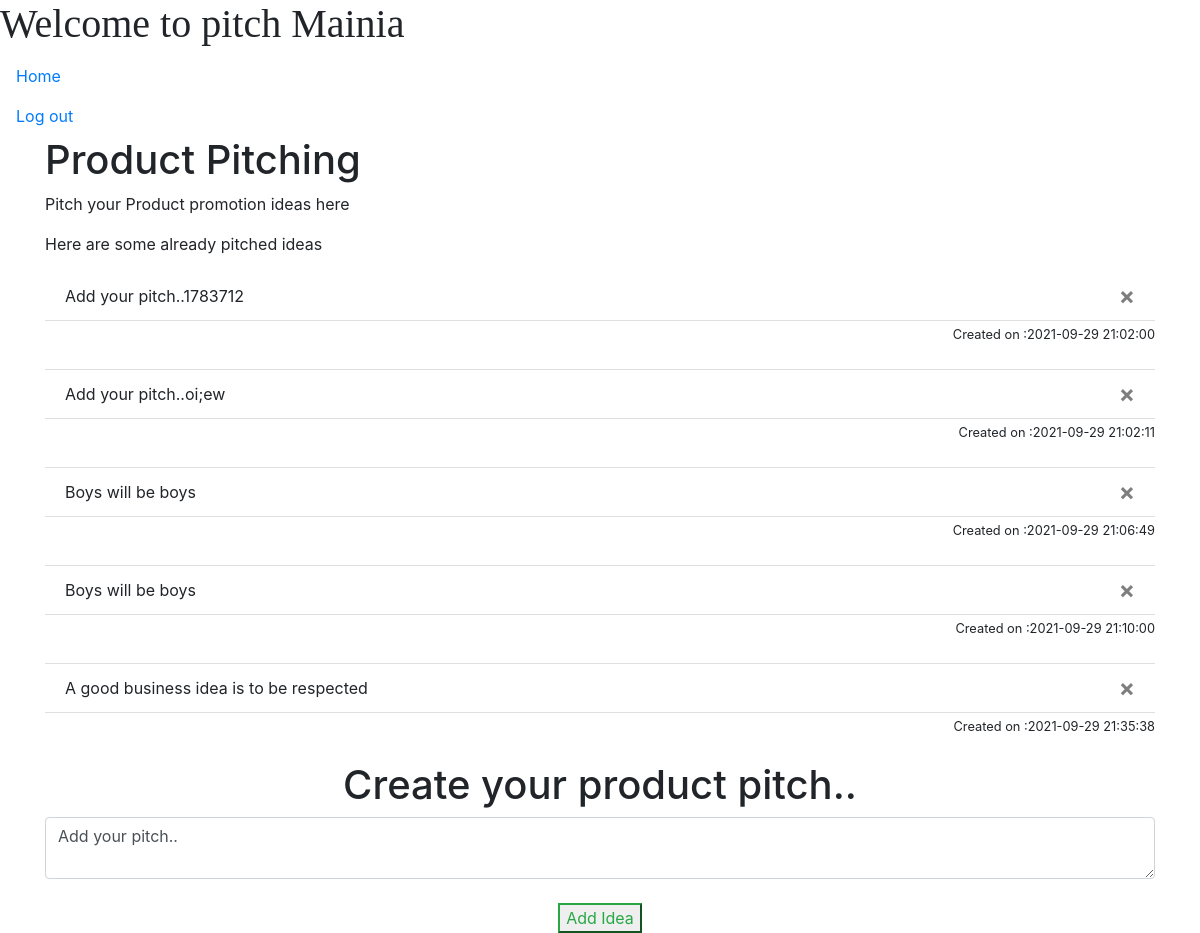
/product_pitch (signed in), run on an earlier commit of the app's database.
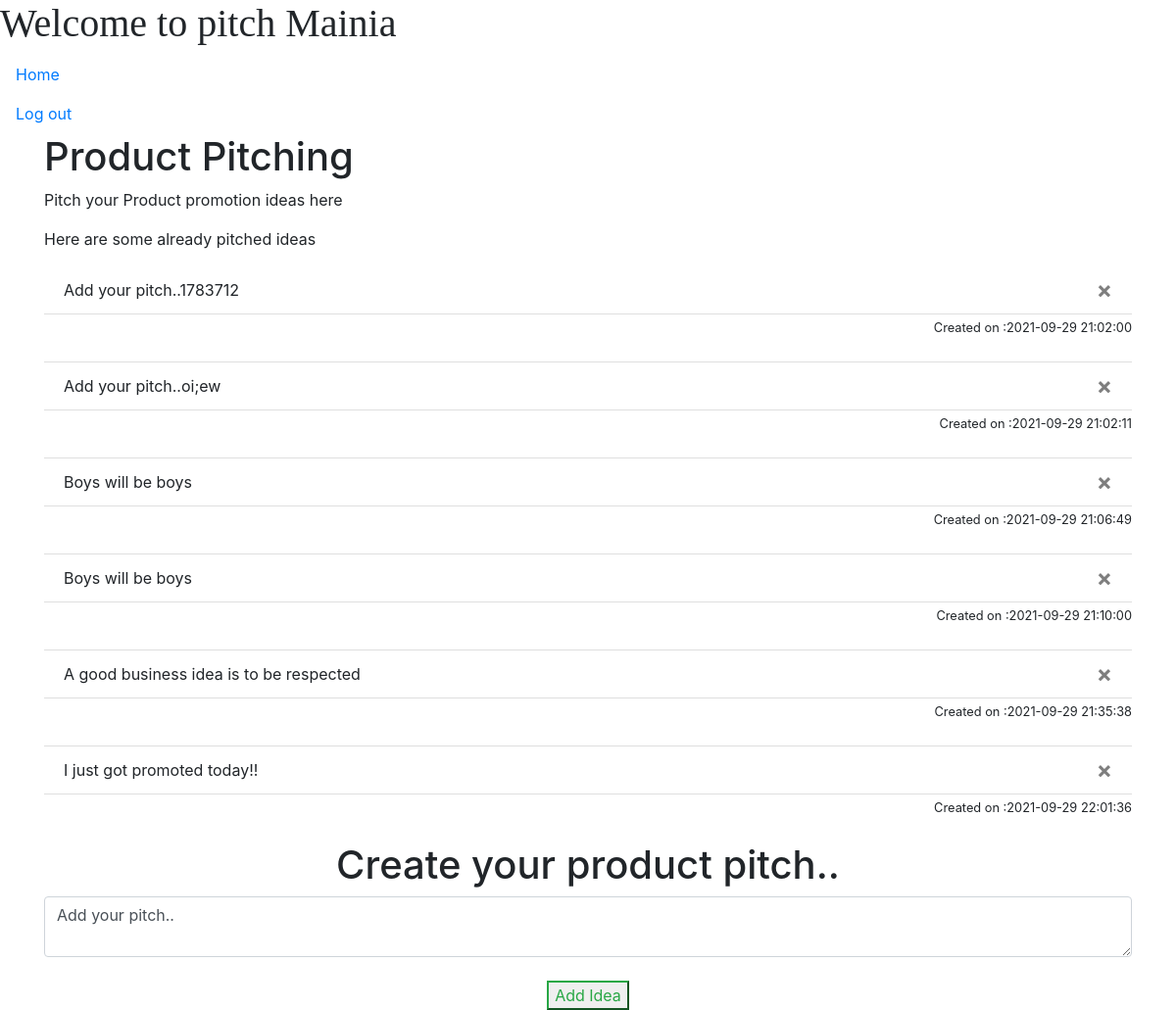
And on a later commit of the database.
### app/models.py (models this page shows)
class Pitch(db.Model):
    id=db.Column(db.Integer,primary_key=True)
    data=db.Column(db.String(10000))
    date=db.Column(db.DateTime(timezone=True),default=func.now())
    user_id=db.Column(db.Integer,db.ForeignKey('user.id'))

### app/views.py (the view, shortened to what this page needs)
@views.route('/product_pitch', methods=['GET', 'POST'])
@login_required
def product_pitch():
    return render_template("product_pitch.html", user=current_user)

### app/__init__.py (called while the page is built)
def create_app():
    app = Flask(__name__)
    app.config['SECRET_KEY']='ABCD'
    app.config['SQLALCHEMY_DATABASE_URI']=f'sqlite:///{DB_NAME}'
    db.init_app(app)
    from .views import views
    from .auth import auth
    app.register_blueprint(views,url_prefix='/')
    app.register_blueprint(auth,url_prefix='/')
    from .models import User,Pitch
    create_database(app)
    login_manager=LoginManager()
    login_manager.login_view='auth.login'
    login_manager.init_app(app)
    @login_manager.user_loader
    def load_user(id):
        return User.query.get(int(id))
    return app

### app/templates/product_pitch.html
{% extends "base.html" %}
{% block content %}
<h1>Product Pitching </h1>
<p>Pitch your Product promotion ideas here</p>
<p>Here are some already pitched ideas</p>
<ul class='list-group list-group-flush' id="pitchs">
    {% for pitch in user.pitchs%}
    <li class='list-group-item'>{{pitch.data}}
        <button type='button' class='close' onClick='deletePitch ({{pitch.id}})'>
            <span aria-hidden='true'>&times;</span>
        </button>
    </li>
    <div align="right">
        <small>Created on :{{pitch.date}} </small>
    </div>
    <br //>
    {% endfor %}
<h1 align='center'>Create your product pitch.. </h1>
<form method="POST">
    <textarea name="pitch" id="pitch" class="form-control">Add your pitch..</textarea>
    <div align='center'>
        <br />
        <button class='btn-outline-success' type='submit'>Add Idea</button>
    </div>
</form>
{% endblock %}

What changed in the data, as far as the page shows it:
added Pitch: data "I just got promoted today!!", date "2021-09-29 22:01:36"
